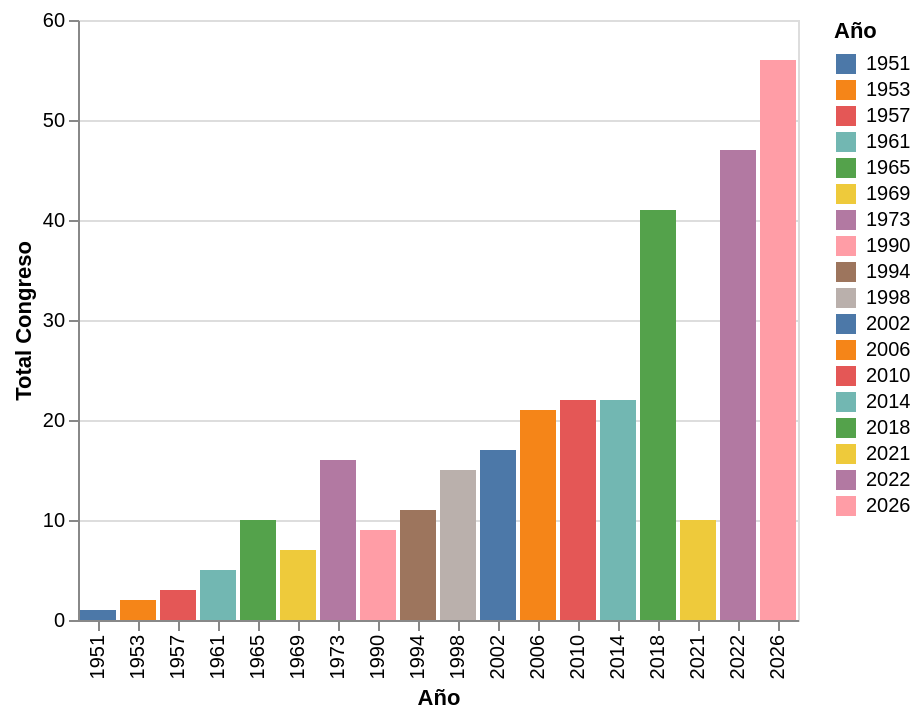

Notebook source saved alongside this figure:
### Code cell
alt.Chart(df).mark_bar().encode(
    x="Año:N",
    y="Total Congreso:Q",
    color="Año:N"
)

### Figure 1 — Vega-Lite specification as saved in the notebook (floating-point values rounded to 4 significant figures)
{"config": {"view": {"continuousWidth": 300, "continuousHeight": 300}}, "data": {"name": "data-29d8a69b434acdfad5c1fd866ec790ce"}, "mark": {"type": "bar"}, "encoding": {"color": {"field": "Año", "type": "nominal"}, "x": {"field": "Año", "type": "nominal"}, "y": {"field": "Total Congreso", "type": "quantitative"}}, "$schema": "https://vega.github.io/schema/vega-lite/v5.20.1.json", "datasets": {"data-29d8a69b434acdfad5c1fd866ec790ce": [{"Año": 1951, "Total Congreso": 1, "Cámara": 1, "Senado": 0}, {"Año": 1953, "Total Congreso": 2, "Cámara": 1, "Senado": 1}, {"Año": 1957, "Total Congreso": 3, "Cámara": 3, "Senado": 0}, {"Año": 1961, "Total Congreso": 5, "Cámara": 5, "Senado": 0}, {"Año": 1965, "Total Congreso": 10, "Cámara": 10, "Senado": 0}, {"Año": 1969, "Total Congreso": 7, "Cámara": 7, "Senado": 0}, {"Año": 1973, "Total Congreso": 16, "Cámara": 14, "Senado": 2}, {"Año": 1990, "Total Congreso": 9, "Cámara": 7, "Senado": 2}, {"Año": 1994, "Total Congreso": 11, "Cámara": 9, "Senado": 2}, {"Año": 1998, "Total Congreso": 15, "Cámara": 13, "Senado": 2}, {"Año": 2002, "Total Congreso": 17, "Cámara": 15, "Senado": 2}, {"Año": 2006, "Total Congreso": 21, "Cámara": 19, "Senado": 2}, {"Año": 2010, "Total Congreso": 22, "Cámara": 17, "Senado": 5}, {"Año": 2014, "Total Congreso": 22, "Cámara": 15, "Senado": 7}, {"Año": 2018, "Total Congreso": 41, "Cámara": 31, "Senado": 10}, {"Año": 2021, "Total Congreso": 10, "Cámara": 0, "Senado": 10}, {"Año": 2022, "Total Congreso": 47, "Cámara": 46, "Senado": 1}, {"Año": 2026, "Total Congreso": 56, "Cámara": 41, "Senado": 15}]}}
